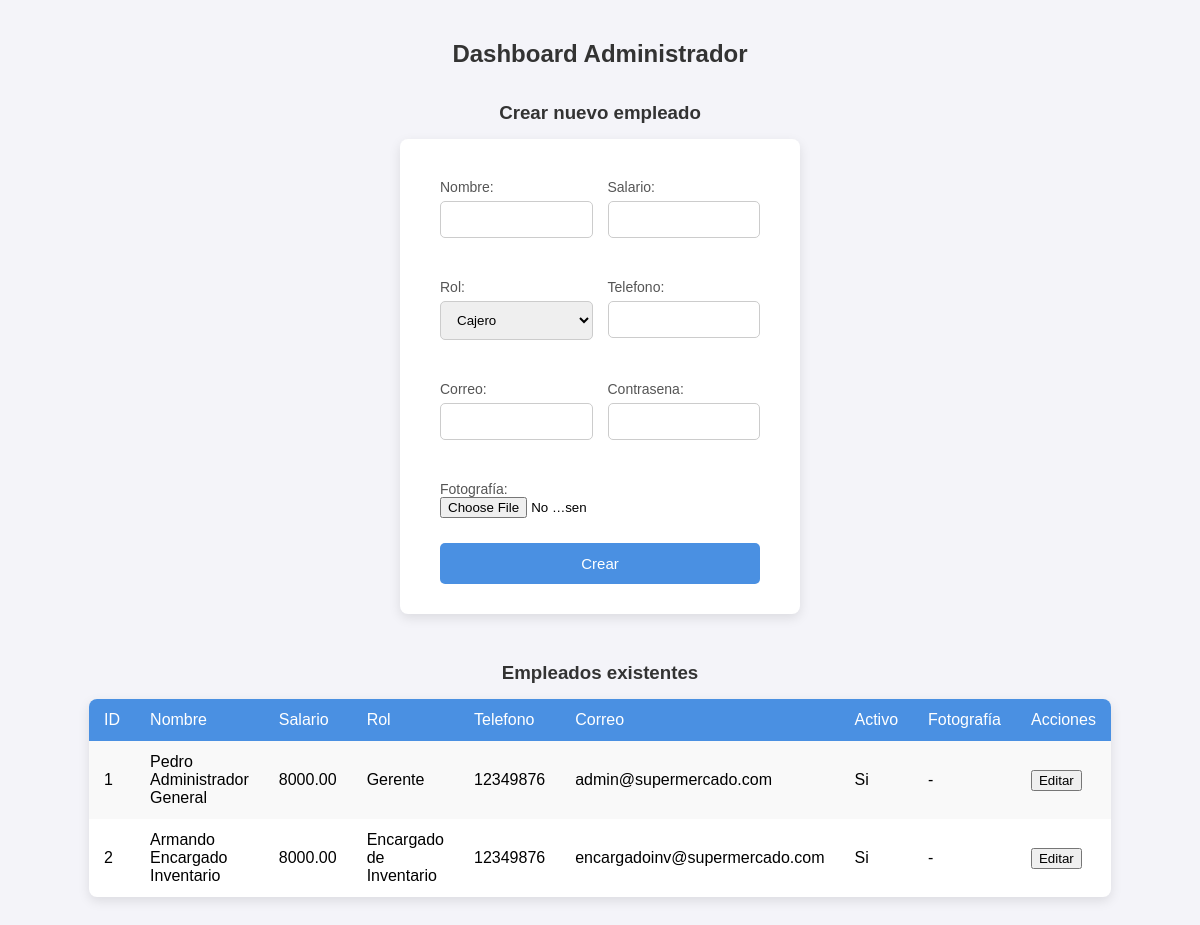
The app's page /gerencia/admin_dashboard.php (signed in) with its own data.
### tables this page shows
CREATE TABLE empleado (
    id_empleado INT AUTO_INCREMENT PRIMARY KEY,
    nombre VARCHAR(100) NOT NULL,
    salario DECIMAL(10,2) NOT NULL,
    id_rol INT NOT NULL,
    telefono BIGINT,
    correo VARCHAR(100) UNIQUE,
    contrasena VARCHAR(255) NOT NULL,
    estado_activo BOOLEAN DEFAULT TRUE,  
    fotografia VARCHAR(255),         
    FOREIGN KEY (id_rol) REFERENCES rol(id_rol)
);

CREATE TABLE rol (
    id_rol INT AUTO_INCREMENT PRIMARY KEY,
    nombre_rol VARCHAR(50) NOT NULL
);

### gerencia/admin_dashboard.php (the view, shortened to what this page needs)
<?php
$conexion = new mysqli("localhost", "root", "", "Supermercado");
$result = $conexion->query("SELECT e.id_empleado, e.nombre, e.salario, r.nombre_rol, e.telefono, e.correo, e.estado_activo, e.fotografia
                            FROM empleado e
                            JOIN rol r ON e.id_rol = r.id_rol");
?>
<!DOCTYPE html>
<html lang="es">
<head>
    <link rel="stylesheet" href="../estilos.css">
</head>
<body>
    <div class="contenedor">
        <h2>Dashboard Administrador</h2>
        <h3>Crear nuevo empleado</h3>
        <form method="post" action="" enctype="multipart/form-data" class="form-crear-empleado">
            <div class="campo">
                <label>Nombre:</label>
                <input type="text" name="nombre" required>
            </div>
            <div class="campo">
                <label>Salario:</label>
                <input type="number" step="0.01" name="salario" required>
            </div>
            <div class="campo">
                <label>Rol:</label>
                <select name="id_rol">
                    <?php
                    $roles = $conexion->query("SELECT id_rol, nombre_rol FROM rol");
                    while($r = $roles->fetch_assoc()){
                        echo "<option value='{$r['id_rol']}'>{$r['nombre_rol']}</option>";
                    }
                    ?>
                </select>
            </div>
            <div class="campo">
                <label>Telefono:</label>
                <input type="number" name="telefono">
            </div>
            <div class="campo">
                <label>Correo:</label>
                <input type="email" name="correo">
            </div>
            <div class="campo">
                <label>Contrasena:</label>
                <input type="text" name="contrasena" required>
            </div>
            <div class="campo">
                <label>Fotografía:</label>
                <input type="file" name="fotografia" accept="image/*">
            </div>
            <input type="submit" value="Crear">
        </form>
       <h3>Empleados existentes</h3>
<table>
    <tr>
        <th>ID</th>
        <th>Nombre</th>
        <th>Salario</th>
        <th>Rol</th>
        <th>Telefono</th>
        <th>Correo</th>
        <th>Activo</th>
        <th>Fotografía</th>
        <th>Acciones</th>
    </tr>
    <?php while($row = $result->fetch_assoc()): ?>
        <tr>
            <td><?= $row['id_empleado'] ?></td>
            <td><?= $row['nombre'] ?></td>
            <td><?= $row['salario'] ?></td>
            <td><?= $row['nombre_rol'] ?></td>
            <td><?= $row['telefono'] ?></td>
            <td><?= $row['correo'] ?></td>
            <td><?= $row['estado_activo'] ? 'Si' : 'No' ?></td>
            <td>
                <?php if($row['fotografia']): ?>
                    <img src="<?= $row['fotografia'] ?>" alt="Foto" style="width:50px;height:50px;object-fit:cover;border-radius:5px;">
                <?php else: ?>
                    -
                <?php endif; ?>
            </td>
            <td>
                <a href="editar_empleado.php?id=<?= $row['id_empleado'] ?>">
                    <button>Editar</button>
                </a>
            </td>
        </tr>
    <?php endwhile; ?>
</table>
    </div>
</body>
</html>

### estilos.css (style rules this page uses)
.form-crear-empleado { display: flex; flex-wrap: wrap; gap: 15px; justify-content: space-between; }
.form-crear-empleado label { width: 48%; }
.form-crear-empleado input[type="file"] { width: 100%; }
.form-crear-empleado select { width: 100%; }
.form-crear-empleado input { width: 48%; }
.form-crear-empleado input[type="submit"] { width: 100%; margin-top: 10px; }
body { font-family: 'Arial', sans-serif; background-color: #f4f4f9; margin: 0; padding: 20px; }
.contenedor { display: flex; flex-direction: column; align-items: center; }
h2, h3 { text-align: center; color: #333; margin-bottom: 15px; }
form { background-color: #fff; padding: 30px 40px; border-radius: 8px; box-shadow: 0 4px 12px rgba(0,0,0,0.1); width: 320px; margin-bottom: 30px; }
label { font-size: 14px; color: #555; display: block; margin-top: 10px; }
input[type="text"], input[type="number"], input[type="password"], input[type="email"], select { width: 100%; padding: 10px 12px; margin: 6px 0 16px 0; border: 1px solid #ccc; border-radius: 5px; box-sizing: border-box; }
input[type="submit"] { width: 100%; padding: 12px; background-color: #4a90e2; color: white; border: none; border-radius: 5px; cursor: pointer; font-size: 15px; transition: background-color 0.2s ease-in-out; }
table { width: 90%; max-width: 900px; border-collapse: collapse; margin-bottom: 40px; background-color: #fff; box-shadow: 0 4px 12px rgba(0,0,0,0.1); border-radius: 8px; overflow: hidden; }
table th, table td { padding: 12px 15px; text-align: left; }
table th { background-color: #4a90e2; color: white; font-weight: normal; }
table tr:nth-child(even) { background-color: #f9f9f9; }

### gerencia/admin_dashboard.php (style rules this page uses)
.form-crear-empleado { display: grid; grid-template-columns: 1fr 1fr; gap: 15px; }
.form-crear-empleado label { display: block; }
.form-crear-empleado input[type="submit"] { grid-column: 1 / -1; }
.form-crear-empleado input[type="file"] { grid-column: 1 / -1; }

### records on screen
empleado: id_empleado "1", nombre "Pedro Administrador General", salario "8000.00", id_rol.nombre_rol "Gerente", telefono "12349876", correo "admin@supermercado.com", estado_activo "Si"
empleado: id_empleado "2", nombre "Armando Encargado Inventario", salario "8000.00", id_rol.nombre_rol "Encargado de Inventario", telefono "12349876", correo "encargadoinv@supermercado.com", estado_activo "Si"

### other values on screen
form field id_rol "Cajero"
